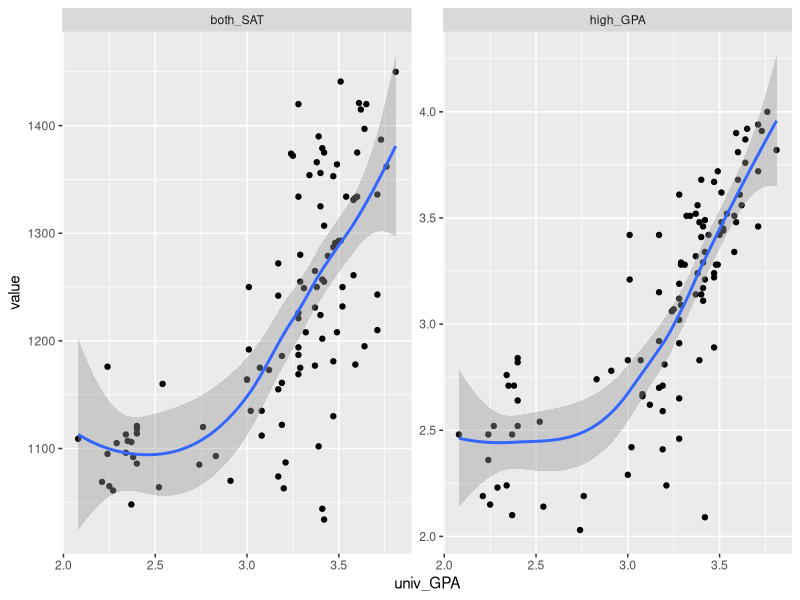
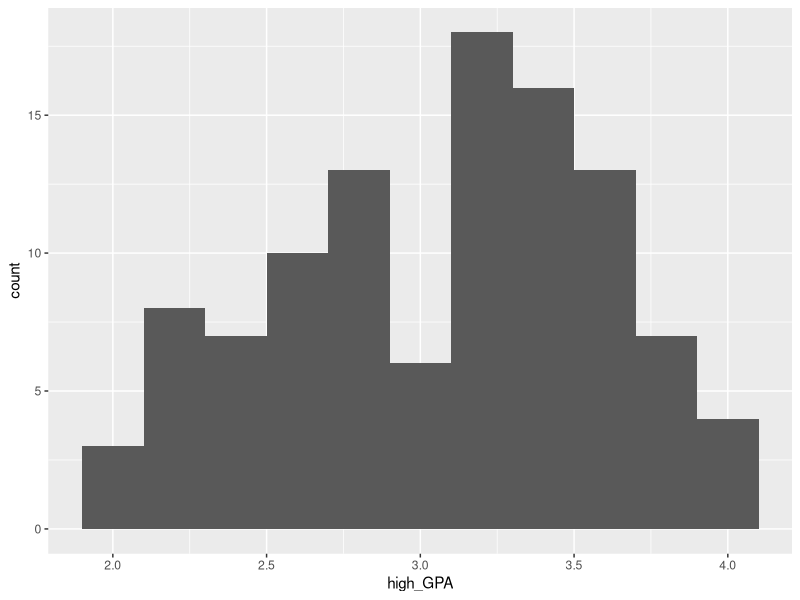
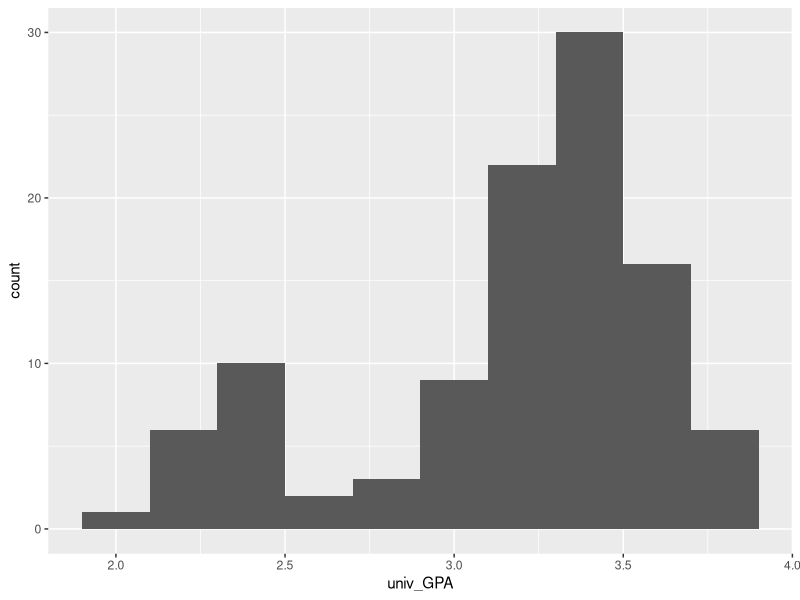
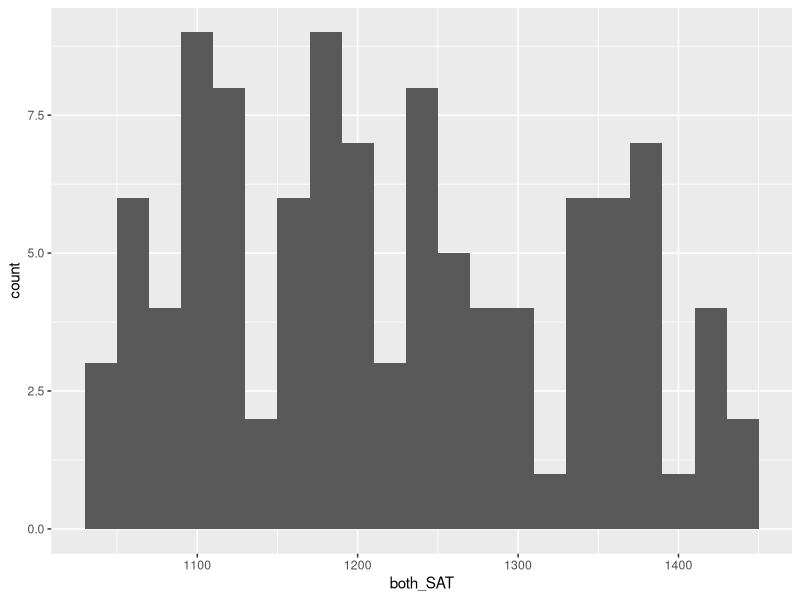

These charts were generated, in order, by the following R code: (Note: this script raises an error after producing the figures.)
## ---- chunk 1
library(tidyverse)
library(readxl)
library(broom)
library(modelr)
library(rsample)
## ---- chunk 2
## TODO:
df_sat <- read_xls("./data/sat.xls")


## TODO: Do your "first checks"
df_sat %>% glimpse()
df_sat %>% summary()
df_sat
## ---- chunk 3
## NOTE: No need to edit this
df_composite <-
  df_sat %>%
  mutate(both_SAT = math_SAT + verb_SAT)
df_composite
## ---- chunk 4
## TODO:
df_q2 <-
  df_composite %>% 
  pivot_longer(
    names_to = "variable",
    values_to = "value",
    cols = c(high_GPA, both_SAT)
  ) %>% 
  ggplot(mapping = aes(univ_GPA, value))+
  geom_point() +
  geom_smooth() +
  facet_wrap(~variable, scales = "free_y")
df_q2
## ---- chunk 5
histo_SAT <-
  df_composite %>%
  ggplot(aes(x = both_SAT)) + 
  geom_histogram(binwidth=20)

  df_composite %>% 
  ggplot(aes(x = high_GPA)) +
  geom_histogram(binwidth=0.2)
  
  df_composite %>% 
  ggplot(aes(x = univ_GPA)) +
  geom_histogram(binwidth = 0.2)
  
histo_SAT  
## ---- chunk 6
## TODO: Use the function cor.test() to test the correlations between
##       high_GPA and univ_GPA, as well as between
##       both_SAT and univ_GPA
conf_int_gpa <-
  cor.test(df_composite$high_GPA, df_composite$univ_GPA)
conf_int_gpa

conf_int_sat <-
  cor.test(df_composite$both_SAT, df_composite$univ_GPA)
conf_int_sat
## ---- chunk 7
## TODO: Use the bootstrap to compute a confidence interval for corr[high_GPA, univ_GPA]
set.seed(101)

corr_score <- function(splits, ...) {
  df <- analysis(splits)
  tibble(
    term = "gpa_compare",
    estimate = cor.test(df$high_GPA, df$univ_GPA)$estimate
  )
}

boots <-
  df_composite %>%
  bootstraps(times = 1000) %>% 
  mutate(estimates = map_dfr(splits, corr_score)) %>% 
  int_pctl(estimates)
boots
## ---- chunk 8
## NOTE: No need to edit
set.seed(101)

df_train <-
  df_composite %>%
  rowid_to_column() %>%
  slice_sample(n = 80)

df_validate <-
  df_composite %>%
  rowid_to_column() %>%
  anti_join(
    .,
    df_train,
    by = "rowid"
  )
## ---- chunk 9
## TODO: Fit a model of univ_GPA on the predictor both_SAT
fit_uni_sat <-
    df_train %>%
    lm(
      data = .,
      formula = univ_GPA ~ both_SAT
    )

## NOTE: The following computes confidence intervals on regression coefficients
fit_uni_sat %>%
  tidy(
    conf.int = TRUE,
    conf.level = 0.99
  )
## ---- chunk 10
## TODO: Fit and assess models with predictors both_SAT + high_GPA, and high_GPA alone
fit_uni_high_sat <-
    df_train %>%
    lm(
      data = .,
      formula = univ_GPA ~ both_SAT + high_GPA
    ) %>% 
    tidy(
    conf.int = TRUE,
    conf.level = 0.99
  )
fit_uni_high_sat

fit_uni_high <-
    df_train %>%
    lm(
      data = .,
      formula = univ_GPA ~ high_GPA
    ) %>% 
    tidy(
    conf.int = TRUE,
    conf.level = 0.99
  )
fit_uni_high
